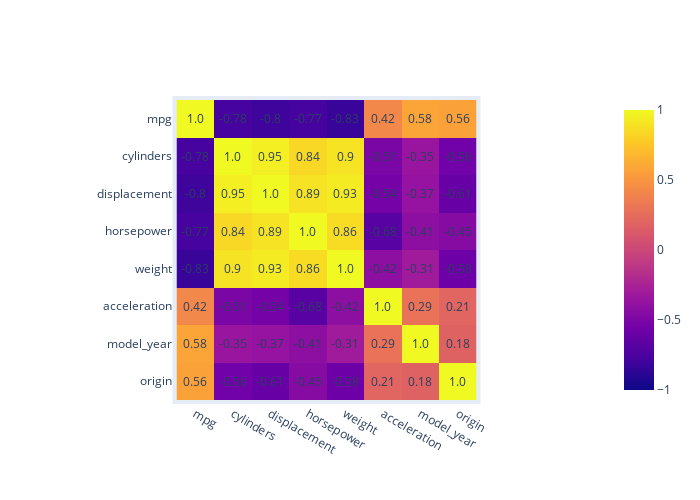

Notebook code for this chart:
### Code cell
fig = px.imshow(df[col_num].corr(), zmin=-1, zmax=1)  # Setting zmin and zmax to show correlation values ranging from -1 to 1
fig.update_layout(
    autosize=False,
    width=700,
    height=500,
    margin=dict(
        l=50,
        r=50,
        b=100,
        t=100,
        pad=4
    ),
    # paper_bgcolor="LightSteelBlue",
)
fig.update_traces(colorbar=dict(title="Correlation"))  # Adding color bar title

# Adding correlation values as annotations
annotations = []
for i, row in enumerate(df[col_num].corr().values):
    for j, value in enumerate(row):
        annotations.append(dict(text=str(round(value, 2)),
                                x=j,
                                y=i,
                                xref='x1',
                                yref='y1',
                                showarrow=False))
fig.update_layout(annotations=annotations)

fig.show()

### Figure 1 — Plotly figure (JSON) as saved in the notebook; plotly's stock layout.template omitted (floating-point values rounded to 4 significant figures)
{"data": [{"coloraxis": "coloraxis", "colorbar": {"title": {"text": "Correlation"}}, "hovertemplate": "x: %{x}<br>y: %{y}<br>color: %{z}<extra></extra>", "name": "0", "type": "heatmap", "x": ["mpg", "cylinders", "displacement", "horsepower", "weight", "acceleration", "model_year", "origin"], "xaxis": "x", "y": ["mpg", "cylinders", "displacement", "horsepower", "weight", "acceleration", "model_year", "origin"], "yaxis": "y", "z": [[1, -0.7754, -0.8042, -0.7714, -0.8317, 0.4203, 0.5793, 0.5635], [-0.7754, 1, 0.9507, 0.8389, 0.896, -0.5054, -0.3487, -0.5625], [-0.8042, 0.9507, 1, 0.8936, 0.9328, -0.5437, -0.3702, -0.6094], [-0.7714, 0.8389, 0.8936, 1, 0.8606, -0.6843, -0.4117, -0.4537], [-0.8317, 0.896, 0.9328, 0.8606, 1, -0.4175, -0.3066, -0.581], [0.4203, -0.5054, -0.5437, -0.6843, -0.4175, 1, 0.2881, 0.2059], [0.5793, -0.3487, -0.3702, -0.4117, -0.3066, 0.2881, 1, 0.1807], [0.5635, -0.5625, -0.6094, -0.4537, -0.581, 0.2059, 0.1807, 1]]}], "layout": {"annotations": [{"showarrow": false, "text": "1.0", "x": 0, "xref": "x", "y": 0, "yref": "y"}, {"showarrow": false, "text": "-0.78", "x": 1, "xref": "x", "y": 0, "yref": "y"}, {"showarrow": false, "text": "-0.8", "x": 2, "xref": "x", "y": 0, "yref": "y"}, {"showarrow": false, "text": "-0.77", "x": 3, "xref": "x", "y": 0, "yref": "y"}, {"showarrow": false, "text": "-0.83", "x": 4, "xref": "x", "y": 0, "yref": "y"}, {"showarrow": false, "text": "0.42", "x": 5, "xref": "x", "y": 0, "yref": "y"}, {"showarrow": false, "text": "0.58", "x": 6, "xref": "x", "y": 0, "yref": "y"}, {"showarrow": false, "text": "0.56", "x": 7, "xref": "x", "y": 0, "yref": "y"}, {"showarrow": false, "text": "-0.78", "x": 0, "xref": "x", "y": 1, "yref": "y"}, {"showarrow": false, "text": "1.0", "x": 1, "xref": "x", "y": 1, "yref": "y"}, {"showarrow": false, "text": "0.95", "x": 2, "xref": "x", "y": 1, "yref": "y"}, {"showarrow": false, "text": "0.84", "x": 3, "xref": "x", "y": 1, "yref": "y"}, {"showarrow": false, "text": "0.9", "x": 4, "xref": "x", "y": 1, "yref": "y"}, {"showarrow": false, "text": "-0.51", "x": 5, "xref": "x", "y": 1, "yref": "y"}, {"showarrow": false, "text": "-0.35", "x": 6, "xref": "x", "y": 1, "yref": "y"}, {"showarrow": false, "text": "-0.56", "x": 7, "xref": "x", "y": 1, "yref": "y"}, {"showarrow": false, "text": "-0.8", "x": 0, "xref": "x", "y": 2, "yref": "y"}, {"showarrow": false, "text": "0.95", "x": 1, "xref": "x", "y": 2, "yref": "y"}, {"showarrow": false, "text": "1.0", "x": 2, "xref": "x", "y": 2, "yref": "y"}, {"showarrow": false, "text": "0.89", "x": 3, "xref": "x", "y": 2, "yref": "y"}, {"showarrow": false, "text": "0.93", "x": 4, "xref": "x", "y": 2, "yref": "y"}, {"showarrow": false, "text": "-0.54", "x": 5, "xref": "x", "y": 2, "yref": "y"}, {"showarrow": false, "text": "-0.37", "x": 6, "xref": "x", "y": 2, "yref": "y"}, {"showarrow": false, "text": "-0.61", "x": 7, "xref": "x", "y": 2, "yref": "y"}, {"showarrow": false, "text": "-0.77", "x": 0, "xref": "x", "y": 3, "yref": "y"}, {"showarrow": false, "text": "0.84", "x": 1, "xref": "x", "y": 3, "yref": "y"}, {"showarrow": false, "text": "0.89", "x": 2, "xref": "x", "y": 3, "yref": "y"}, {"showarrow": false, "text": "1.0", "x": 3, "xref": "x", "y": 3, "yref": "y"}, {"showarrow": false, "text": "0.86", "x": 4, "xref": "x", "y": 3, "yref": "y"}, {"showarrow": false, "text": "-0.68", "x": 5, "xref": "x", "y": 3, "yref": "y"}, {"showarrow": false, "text": "-0.41", "x": 6, "xref": "x", "y": 3, "yref": "y"}, {"showarrow": false, "text": "-0.45", "x": 7, "xref": "x", "y": 3, "yref": "y"}, {"showarrow": false, "text": "-0.83", "x": 0, "xref": "x", "y": 4, "yref": "y"}, {"showarrow": false, "text": "0.9", "x": 1, "xref": "x", "y": 4, "yref": "y"}, {"showarrow": false, "text": "0.93", "x": 2, "xref": "x", "y": 4, "yref": "y"}, {"showarrow": false, "text": "0.86", "x": 3, "xref": "x", "y": 4, "yref": "y"}, {"showarrow": false, "text": "1.0", "x": 4, "xref": "x", "y": 4, "yref": "y"}, {"showarrow": false, "text": "-0.42", "x": 5, "xref": "x", "y": 4, "yref": "y"}, {"showarrow": false, "text": "-0.31", "x": 6, "xref": "x", "y": 4, "yref": "y"}, {"showarrow": false, "text": "-0.58", "x": 7, "xref": "x", "y": 4, "yref": "y"}, {"showarrow": false, "text": "0.42", "x": 0, "xref": "x", "y": 5, "yref": "y"}, {"showarrow": false, "text": "-0.51", "x": 1, "xref": "x", "y": 5, "yref": "y"}, {"showarrow": false, "text": "-0.54", "x": 2, "xref": "x", "y": 5, "yref": "y"}, {"showarrow": false, "text": "-0.68", "x": 3, "xref": "x", "y": 5, "yref": "y"}, {"showarrow": false, "text": "-0.42", "x": 4, "xref": "x", "y": 5, "yref": "y"}, {"showarrow": false, "text": "1.0", "x": 5, "xref": "x", "y": 5, "yref": "y"}, {"showarrow": false, "text": "0.29", "x": 6, "xref": "x", "y": 5, "yref": "y"}, {"showarrow": false, "text": "0.21", "x": 7, "xref": "x", "y": 5, "yref": "y"}, {"showarrow": false, "text": "0.58", "x": 0, "xref": "x", "y": 6, "yref": "y"}, {"showarrow": false, "text": "-0.35", "x": 1, "xref": "x", "y": 6, "yref": "y"}, {"showarrow": false, "text": "-0.37", "x": 2, "xref": "x", "y": 6, "yref": "y"}, {"showarrow": false, "text": "-0.41", "x": 3, "xref": "x", "y": 6, "yref": "y"}, {"showarrow": false, "text": "-0.31", "x": 4, "xref": "x", "y": 6, "yref": "y"}, {"showarrow": false, "text": "0.29", "x": 5, "xref": "x", "y": 6, "yref": "y"}, {"showarrow": false, "text": "1.0", "x": 6, "xref": "x", "y": 6, "yref": "y"}, {"showarrow": false, "text": "0.18", "x": 7, "xref": "x", "y": 6, "yref": "y"}, {"showarrow": false, "text": "0.56", "x": 0, "xref": "x", "y": 7, "yref": "y"}, {"showarrow": false, "text": "-0.56", "x": 1, "xref": "x", "y": 7, "yref": "y"}, {"showarrow": false, "text": "-0.61", "x": 2, "xref": "x", "y": 7, "yref": "y"}, {"showarrow": false, "text": "-0.45", "x": 3, "xref": "x", "y": 7, "yref": "y"}, {"showarrow": false, "text": "-0.58", "x": 4, "xref": "x", "y": 7, "yref": "y"}, {"showarrow": false, "text": "0.21", "x": 5, "xref": "x", "y": 7, "yref": "y"}, {"showarrow": false, "text": "0.18", "x": 6, "xref": "x", "y": 7, "yref": "y"}, {"showarrow": false, "text": "1.0", "x": 7, "xref": "x", "y": 7, "yref": "y"}], "autosize": false, "coloraxis": {"cmax": 1, "cmin": -1, "colorscale": [[0, "#0d0887"], [0.1111, "#46039f"], [0.2222, "#7201a8"], [0.3333, "#9c179e"], [0.4444, "#bd3786"], [0.5556, "#d8576b"], [0.6667, "#ed7953"], [0.7778, "#fb9f3a"], [0.8889, "#fdca26"], [1, "#f0f921"]]}, "height": 500, "margin": {"b": 100, "l": 50, "pad": 4, "r": 50, "t": 100}, "width": 700, "xaxis": {"anchor": "y", "constrain": "domain", "domain": [0, 1], "scaleanchor": "y"}, "yaxis": {"anchor": "x", "autorange": "reversed", "constrain": "domain", "domain": [0, 1]}}}
